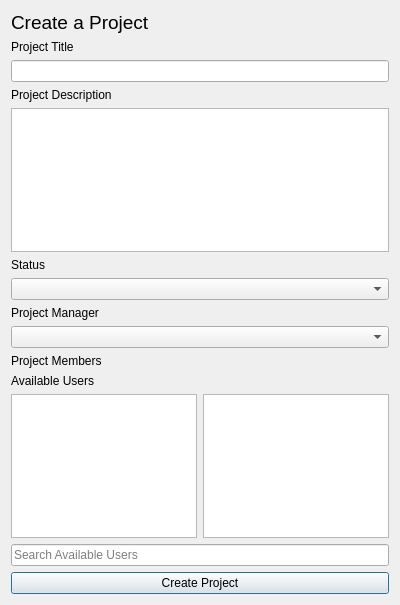
<?xml version="1.0" encoding="UTF-8"?>
<ui version="4.0">
 <class>NewProjectForm</class>
 <widget class="QDialog" name="NewProjectForm">
  <property name="geometry">
   <rect>
    <x>0</x>
    <y>0</y>
    <width>400</width>
    <height>605</height>
   </rect>
  </property>
  <property name="minimumSize">
   <size>
    <width>400</width>
    <height>550</height>
   </size>
  </property>
  <property name="windowTitle">
   <string>Dialog</string>
  </property>
  <layout class="QVBoxLayout" name="verticalLayout_2">
   <item>
    <layout class="QVBoxLayout" name="verticalLayout">
     <item>
      <widget class="QLabel" name="HeadingLbl">
       <property name="font">
        <font>
         <pointsize>14</pointsize>
        </font>
       </property>
       <property name="text">
        <string>Create a Project</string>
       </property>
      </widget>
     </item>
     <item>
      <widget class="QLabel" name="ProjTitleLbl">
       <property name="text">
        <string>Project Title</string>
       </property>
      </widget>
     </item>
     <item>
      <widget class="QLineEdit" name="ProjTitle"/>
     </item>
     <item>
      <widget class="QLabel" name="DescLbl">
       <property name="text">
        <string>Project Description</string>
       </property>
      </widget>
     </item>
     <item>
      <widget class="QPlainTextEdit" name="ProjDesc"/>
     </item>
     <item>
      <widget class="QLabel" name="StatusLbl">
       <property name="text">
        <string>Status</string>
       </property>
      </widget>
     </item>
     <item>
      <widget class="QComboBox" name="StatusBox"/>
     </item>
     <item>
      <widget class="QLabel" name="ManagerLbl">
       <property name="text">
        <string>Project Manager</string>
       </property>
      </widget>
     </item>
     <item>
      <widget class="QComboBox" name="ProjectManagerBox"/>
     </item>
     <item>
      <widget class="QLabel" name="MembersLbl">
       <property name="text">
        <string>Project Members</string>
       </property>
      </widget>
     </item>
     <item>
      <widget class="QLabel" name="AvailblUsrsLbl">
       <property name="text">
        <string>Available Users</string>
       </property>
      </widget>
     </item>
     <item>
      <layout class="QHBoxLayout" name="horizontalLayout">
       <item>
        <widget class="QListWidget" name="AssignedUsersList"/>
       </item>
       <item>
        <widget class="QListWidget" name="AvailableUsersList"/>
       </item>
      </layout>
     </item>
     <item>
      <widget class="QLineEdit" name="SrcUsers">
       <property name="placeholderText">
        <string>Search Available Users</string>
       </property>
      </widget>
     </item>
     <item>
      <widget class="QPushButton" name="CreateProjectBtn">
       <property name="text">
        <string>Create Project</string>
       </property>
      </widget>
     </item>
    </layout>
   </item>
  </layout>
 </widget>
 <resources/>
 <connections/>
</ui>
